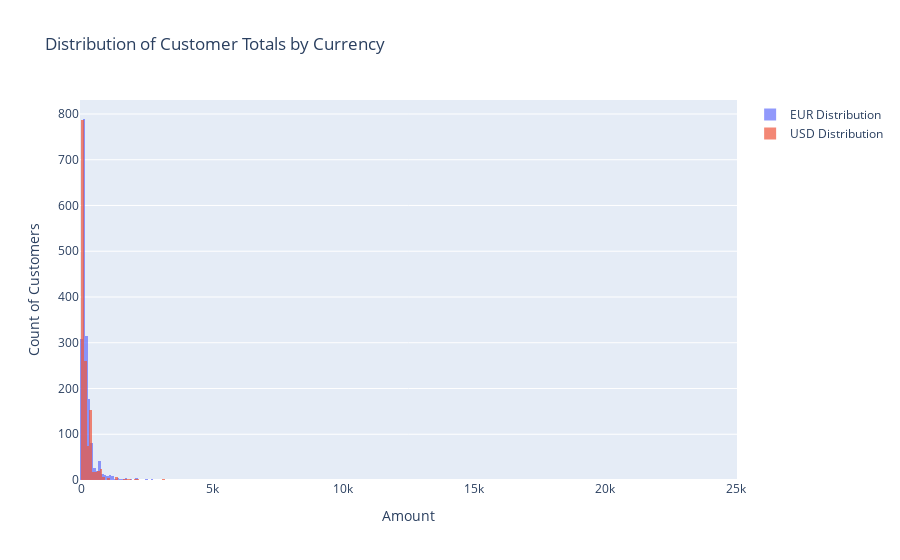

The code cell stored with this chart in its notebook:
### Code cell
fig = go.Figure()

fig.add_trace(go.Histogram(
    x=final_df[final_df['eur'] > 0]['eur'],
    name='EUR Distribution',
    opacity=0.7
))

fig.add_trace(go.Histogram(
    x=final_df[final_df['usd'] > 0]['usd'],
    name='USD Distribution',
    opacity=0.7
))

fig.update_layout(
    title='Distribution of Customer Totals by Currency',
    xaxis_title='Amount',
    yaxis_title='Count of Customers',
    barmode='overlay',
    showlegend=True
)

fig.show()

### Figure 1 — Plotly figure (JSON) as saved in the notebook; plotly's stock layout.template omitted (floating-point values rounded to 4 significant figures; data arrays with more than 128 entries replaced by an {"elided": "..."} marker saying what was removed)
{"data": [{"name": "EUR Distribution", "opacity": 0.7, "type": "histogram", "x": {"elided": "1856 float values"}}, {"name": "USD Distribution", "opacity": 0.7, "type": "histogram", "x": {"elided": "1394 float values"}}], "layout": {"barmode": "overlay", "showlegend": true, "title": {"text": "Distribution of Customer Totals by Currency"}, "xaxis": {"title": {"text": "Amount"}}, "yaxis": {"title": {"text": "Count of Customers"}}}}
